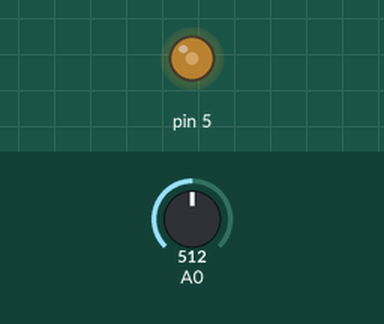
This sketch was run on a simulated Arduino Uno, built with avr-gcc and run on an emulated ATmega328P. Shown: output pins drawn as LEDs (lit = HIGH). The test bench sets the inputs (shaded band); at power-on: A0 = 512.

Above: at 1.2 s.
1.3 s: A0 set to 716
At 1.9 s:
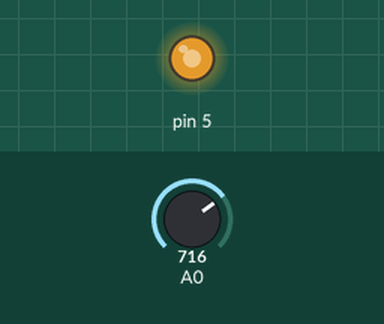
2.8 s: A0 set to 306
At 4.0 s:
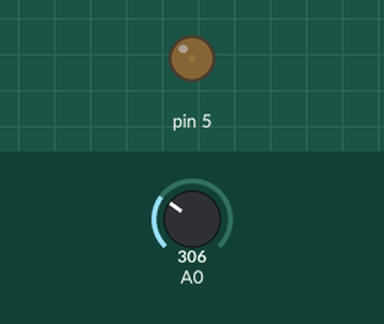
4.3 s: A0 set to 292
At 5.4 s:
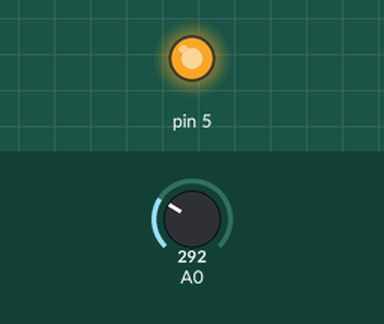
5.8 s: A0 set to 0
At 6.5 s:
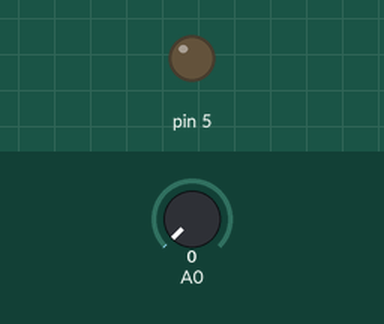
Timing chart, 0 to 8.3 s (numbered marks = the images above; inputs shaded):
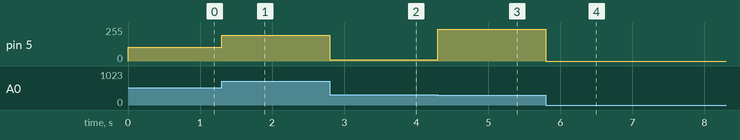

The sketch:

class_d_pwm.ino
```cpp
#define cbi(sfr, bit) (_SFR_BYTE(sfr) &= ~_BV(bit))
#define sbi(sfr, bit) (_SFR_BYTE(sfr) |= _BV(bit)) // define cbi and sbi
void setup() {
  // put your setup code here, to run once:
  sbi(ADCSRA, ADPS2);
  cbi(ADCSRA, ADPS1);
  cbi(ADCSRA, ADPS0); // ADC 76kHz prescaler 16


  TCCR0B = TCCR0B & B11111000 | B00000001; // for PWM frequency of 62500.00 Hz for pin 5

}

void loop() {
  // put your main code here, to run repeatedly:
  int pot = analogRead(A0); // Input signal
  int scaled = pot*1; // scaling factor
  int output = map(scaled,0,150,0,255); /*
  input signal to PWM. 150 is eqilavent to (5/1024)*150 Volts which is the maximum input voltage
 */
  analogWrite(5,output); // PWM output

}
```

Measured:
- the behaviour switches between 302 and 301 on A0 (found by bisection; images 2 and 3)
- after the input at 1.3 s, pin 5: 102/255 → 193/255 at once
- after the input at 2.8 s, pin 5: 193/255 → 8/255 at once
- after the input at 4.3 s, pin 5: 8/255 → 240/255 at once
- after the input at 5.8 s, pin 5: 240/255 → 0/255 at once
